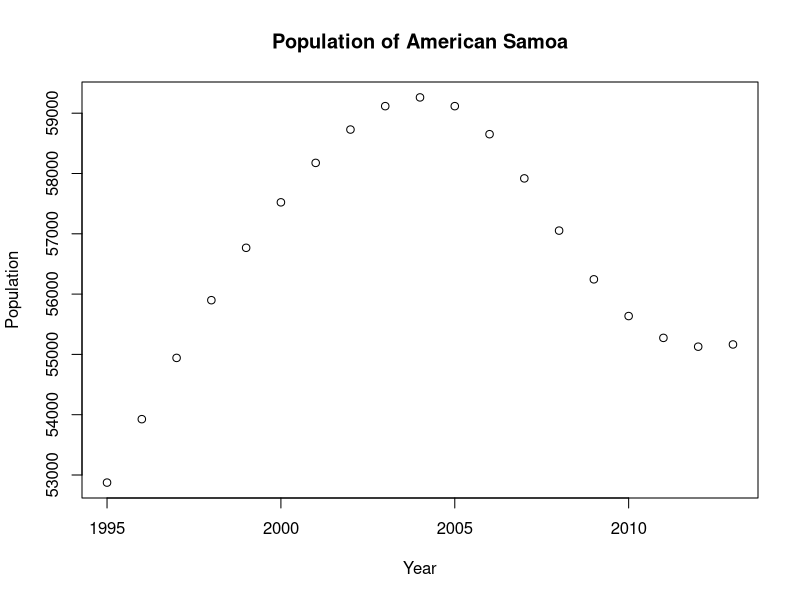
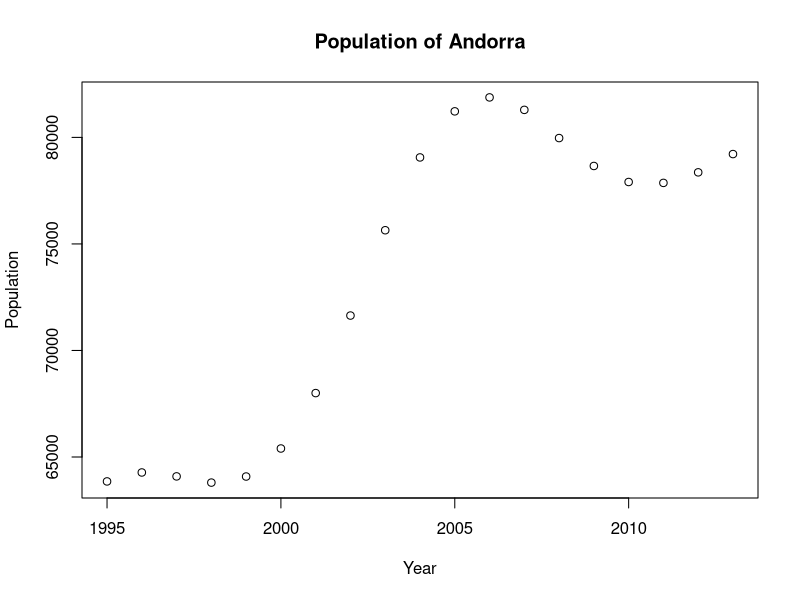

Recreate these plots in R, in order.
## ---- chunk 1
library(tidyr)
data("population")
summary(population)
## ---- chunk 2
asam<-subset(population,country == "American Samoa")
plot(asam$year, asam$population, xlab = "Year", ylab = "Population", main = "Population of American Samoa")
## ---- chunk 3
ando<-subset(population,country == "Andorra")
plot(ando$year, ando$population, xlab = "Year", ylab = "Population", main = "Population of Andorra")
